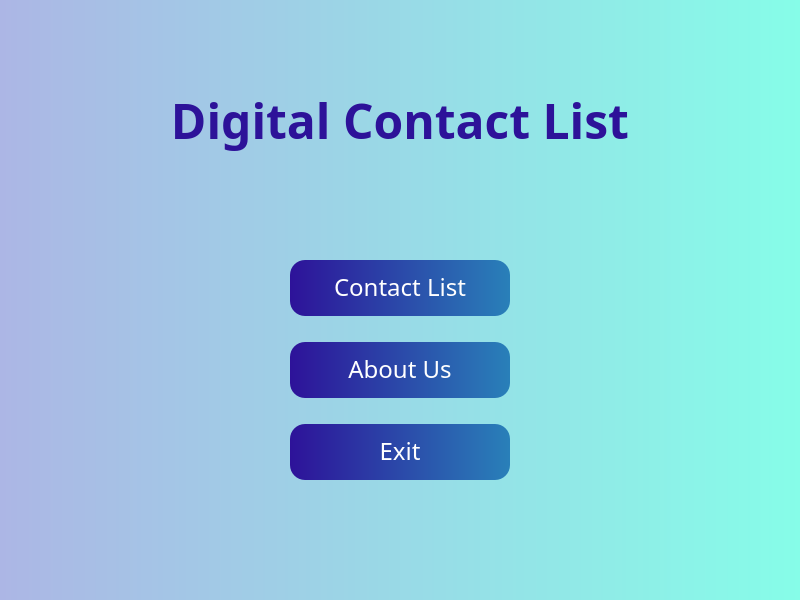
<?xml version="1.0" encoding="UTF-8"?>
<ui version="4.0">
 <class>MainWindow</class>
 <widget class="QMainWindow" name="MainWindow">
  <property name="geometry">
   <rect>
    <x>0</x>
    <y>0</y>
    <width>800</width>
    <height>600</height>
   </rect>
  </property>
  <property name="minimumSize">
   <size>
    <width>800</width>
    <height>600</height>
   </size>
  </property>
  <property name="maximumSize">
   <size>
    <width>800</width>
    <height>600</height>
   </size>
  </property>
  <property name="windowTitle">
   <string>Contact List</string>
  </property>
  <widget class="QWidget" name="centralwidget">
   <property name="styleSheet">
    <string notr="true">QPushButton {
	outline: none !important; 
}

QLabel {
	font-size: 16px;
	color: #333;
}</string>
   </property>
   <widget class="QStackedWidget" name="stackedWidget">
    <property name="geometry">
     <rect>
      <x>0</x>
      <y>0</y>
      <width>800</width>
      <height>600</height>
     </rect>
    </property>
    <property name="styleSheet">
     <string notr="true">QStackedWidget QWidget#homePage, QStackedWidget QWidget#listPage, QStackedWidget QWidget#detailPage, QStackedWidget QWidget#aboutPage {
background: qlineargradient( x1:0 y1:0, x2:1 y2:0, stop:0 #acb6e5,  stop:1 #86fde8);
}</string>
    </property>
    <property name="currentIndex">
     <number>0</number>
    </property>
    <widget class="QWidget" name="homePage">
     <property name="styleSheet">
      <string notr="true"/>
     </property>
     <widget class="QLabel" name="label">
      <property name="geometry">
       <rect>
        <x>0</x>
        <y>80</y>
        <width>800</width>
        <height>80</height>
       </rect>
      </property>
      <property name="font">
       <font>
        <family>SVN-Cookies</family>
        <pointsize>-1</pointsize>
        <weight>75</weight>
        <bold>true</bold>
       </font>
      </property>
      <property name="styleSheet">
       <string notr="true">font-size: 48px;
color: #2d1299;
font-weight: bold;</string>
      </property>
      <property name="text">
       <string>Digital Contact List</string>
      </property>
      <property name="scaledContents">
       <bool>false</bool>
      </property>
      <property name="alignment">
       <set>Qt::AlignCenter</set>
      </property>
     </widget>
     <widget class="QWidget" name="widget" native="true">
      <property name="geometry">
       <rect>
        <x>290</x>
        <y>250</y>
        <width>220</width>
        <height>240</height>
       </rect>
      </property>
      <property name="styleSheet">
       <string notr="true">QPushButton {
	background: qlineargradient( x1:0 y1:0, x2:1 y2:0, stop:0 #2d1299,  stop:1 #2980b9);
	padding: 10px 8px 12px 8px;
	font-size: 24px;
	color: #fff;
	border: none;
	border-radius: 15px;
}</string>
      </property>
      <layout class="QVBoxLayout" name="verticalLayout_2">
       <property name="spacing">
        <number>16</number>
       </property>
       <item>
        <widget class="QPushButton" name="contactListBtn">
         <property name="font">
          <font>
           <family>SVN-Cookies</family>
           <pointsize>-1</pointsize>
           <weight>50</weight>
           <bold>false</bold>
          </font>
         </property>
         <property name="cursor">
          <cursorShape>PointingHandCursor</cursorShape>
         </property>
         <property name="styleSheet">
          <string notr="true"/>
         </property>
         <property name="text">
          <string>Contact List</string>
         </property>
        </widget>
       </item>
       <item>
        <widget class="QPushButton" name="aboutUsBtn">
         <property name="font">
          <font>
           <family>SVN-Cookies</family>
           <pointsize>-1</pointsize>
           <weight>50</weight>
           <bold>false</bold>
          </font>
         </property>
         <property name="cursor">
          <cursorShape>PointingHandCursor</cursorShape>
         </property>
         <property name="text">
          <string>About Us</string>
         </property>
        </widget>
       </item>
       <item>
        <widget class="QPushButton" name="exitBtn">
         <property name="font">
          <font>
           <family>SVN-Cookies</family>
           <pointsize>-1</pointsize>
           <weight>50</weight>
           <bold>false</bold>
          </font>
         </property>
         <property name="cursor">
          <cursorShape>PointingHandCursor</cursorShape>
         </property>
         <property name="text">
          <string>Exit</string>
         </property>
        </widget>
       </item>
      </layout>
     </widget>
     <widget class="QLabel" name="label_11">
      <property name="geometry">
       <rect>
        <x>370</x>
        <y>160</y>
        <width>64</width>
        <height>64</height>
       </rect>
      </property>
      <property name="text">
       <string/>
      </property>
      <property name="pixmap">
       <pixmap>assets/icons/contact.png</pixmap>
      </property>
      <property name="scaledContents">
       <bool>true</bool>
      </property>
     </widget>
    </widget>
    <widget class="QWidget" name="listPage">
     <widget class="QLabel" name="label_2">
      <property name="geometry">
       <rect>
        <x>0</x>
        <y>30</y>
        <width>800</width>
        <height>51</height>
       </rect>
      </property>
      <property name="font">
       <font>
        <family>SVN-Cookies</family>
        <pointsize>-1</pointsize>
        <weight>75</weight>
        <bold>true</bold>
       </font>
      </property>
      <property name="styleSheet">
       <string notr="true">font-size: 30px;
color: #2d1299;
font-weight: bold;</string>
      </property>
      <property name="text">
       <string>Contact List</string>
      </property>
      <property name="alignment">
       <set>Qt::AlignCenter</set>
      </property>
     </widget>
     <widget class="QWidget" name="listWidget" native="true">
      <property name="geometry">
       <rect>
        <x>100</x>
        <y>99</y>
        <width>600</width>
        <height>420</height>
       </rect>
      </property>
      <property name="styleSheet">
       <string notr="true">QWidget#listWidget {
	border-radius: 15px;
}

QWidget {
	background-color: #fff;
}</string>
      </property>
      <layout class="QVBoxLayout" name="verticalLayout">
       <property name="spacing">
        <number>0</number>
       </property>
       <property name="leftMargin">
        <number>15</number>
       </property>
       <property name="topMargin">
        <number>15</number>
       </property>
       <property name="rightMargin">
        <number>15</number>
       </property>
       <property name="bottomMargin">
        <number>15</number>
       </property>
       <item>
        <widget class="QFrame" name="frame">
         <property name="styleSheet">
          <string notr="true">font-size: 16px;
color: #333;
font-weight: bold;</string>
         </property>
         <layout class="QHBoxLayout" name="horizontalLayout" stretch="2,9">
          <property name="leftMargin">
           <number>0</number>
          </property>
          <property name="topMargin">
           <number>0</number>
          </property>
          <property name="rightMargin">
           <number>0</number>
          </property>
          <property name="bottomMargin">
           <number>7</number>
          </property>
          <item>
           <widget class="QLabel" name="label_8">
            <property name="text">
             <string>ID</string>
            </property>
            <property name="alignment">
             <set>Qt::AlignCenter</set>
            </property>
           </widget>
          </item>
          <item>
           <widget class="QLabel" name="label_9">
            <property name="text">
             <string>Name</string>
            </property>
            <property name="alignment">
             <set>Qt::AlignCenter</set>
            </property>
           </widget>
          </item>
         </layout>
        </widget>
       </item>
       <item>
        <widget class="QScrollArea" name="listScrollWrapper">
         <property name="styleSheet">
          <string notr="true">QScrollArea {
	border: none;
	border-radius: 20px;
}

QScrollBar:vertical {              
	/*border: 1px solid #999999;*/
	border-radius: 5px;
    background: transparent;
    width: 12px;    
    margin: 0px 0px 0px 0px;
}

QScrollBar::handle:vertical {
    background: #f27d85;
	border-radius: 5px;
}

QScrollBar::add-line:vertical {
    height: 0px;
    subcontrol-position: bottom;
    subcontrol-origin: margin;
}

QScrollBar::sub-line:vertical {
    height: 0 px;
    subcontrol-position: top;
    subcontrol-origin: margin;
}</string>
         </property>
         <property name="widgetResizable">
          <bool>true</bool>
         </property>
         <widget class="QWidget" name="listScrollArea">
          <property name="geometry">
           <rect>
            <x>0</x>
            <y>0</y>
            <width>570</width>
            <height>364</height>
           </rect>
          </property>
          <widget class="QFrame" name="frame_4">
           <property name="geometry">
            <rect>
             <x>10</x>
             <y>10</y>
             <width>531</width>
             <height>81</height>
            </rect>
           </property>
           <property name="styleSheet">
            <string notr="true">QFrame#frame_4 {
	border-bottom: 1px solid #ccc;
}</string>
           </property>
           <layout class="QHBoxLayout" name="horizontalLayout_3" stretch="0,0,8">
            <property name="sizeConstraint">
             <enum>QLayout::SetFixedSize</enum>
            </property>
            <property name="leftMargin">
             <number>11</number>
            </property>
            <property name="topMargin">
             <number>0</number>
            </property>
            <property name="rightMargin">
             <number>0</number>
            </property>
            <property name="bottomMargin">
             <number>8</number>
            </property>
            <item>
             <widget class="QLabel" name="label_15">
              <property name="minimumSize">
               <size>
                <width>64</width>
                <height>64</height>
               </size>
              </property>
              <property name="maximumSize">
               <size>
                <width>64</width>
                <height>64</height>
               </size>
              </property>
              <property name="text">
               <string>C100000</string>
              </property>
              <property name="alignment">
               <set>Qt::AlignCenter</set>
              </property>
             </widget>
            </item>
            <item>
             <spacer name="horizontalSpacer_2">
              <property name="orientation">
               <enum>Qt::Horizontal</enum>
              </property>
              <property name="sizeType">
               <enum>QSizePolicy::Fixed</enum>
              </property>
              <property name="sizeHint" stdset="0">
               <size>
                <width>50</width>
                <height>20</height>
               </size>
              </property>
             </spacer>
            </item>
            <item>
             <widget class="QWidget" name="widget_6" native="true">
              <property name="minimumSize">
               <size>
                <width>383</width>
                <height>71</height>
               </size>
              </property>
              <layout class="QHBoxLayout" name="horizontalLayout_5" stretch="1,0">
               <property name="spacing">
                <number>10</number>
               </property>
               <property name="sizeConstraint">
                <enum>QLayout::SetFixedSize</enum>
               </property>
               <property name="leftMargin">
                <number>0</number>
               </property>
               <property name="topMargin">
                <number>0</number>
               </property>
               <property name="rightMargin">
                <number>0</number>
               </property>
               <property name="bottomMargin">
                <number>0</number>
               </property>
               <item>
                <widget class="QLabel" name="label_16">
                 <property name="maximumSize">
                  <size>
                   <width>64</width>
                   <height>64</height>
                  </size>
                 </property>
                 <property name="text">
                  <string/>
                 </property>
                 <property name="pixmap">
                  <pixmap>alexis_barnett_sm.png</pixmap>
                 </property>
                </widget>
               </item>
               <item>
                <widget class="QLabel" name="label_17">
                 <property name="minimumSize">
                  <size>
                   <width>318</width>
                   <height>0</height>
                  </size>
                 </property>
                 <property name="text">
                  <string>Alexandir gaga ehehehehe</string>
                 </property>
                 <property name="wordWrap">
                  <bool>false</bool>
                 </property>
                </widget>
               </item>
              </layout>
             </widget>
            </item>
           </layout>
          </widget>
          <widget class="QFrame" name="frame_5">
           <property name="geometry">
            <rect>
             <x>10</x>
             <y>90</y>
             <width>531</width>
             <height>81</height>
            </rect>
           </property>
           <property name="styleSheet">
            <string notr="true">QFrame#frame_5 {
	border-bottom: 1px solid #ccc;
}</string>
           </property>
           <layout class="QHBoxLayout" name="horizontalLayout_6" stretch="0,0,8">
            <property name="sizeConstraint">
             <enum>QLayout::SetFixedSize</enum>
            </property>
            <property name="leftMargin">
             <number>11</number>
            </property>
            <property name="topMargin">
             <number>0</number>
            </property>
            <property name="rightMargin">
             <number>0</number>
            </property>
            <property name="bottomMargin">
             <number>8</number>
            </property>
            <item>
             <widget class="QLabel" name="label_18">
              <property name="minimumSize">
               <size>
                <width>64</width>
                <height>64</height>
               </size>
              </property>
              <property name="maximumSize">
               <size>
                <width>64</width>
                <height>64</height>
               </size>
              </property>
              <property name="text">
               <string>C100000</string>
              </property>
              <property name="alignment">
               <set>Qt::AlignCenter</set>
              </property>
             </widget>
            </item>
            <item>
             <spacer name="horizontalSpacer_3">
              <property name="orientation">
               <enum>Qt::Horizontal</enum>
              </property>
              <property name="sizeType">
               <enum>QSizePolicy::Fixed</enum>
              </property>
              <property name="sizeHint" stdset="0">
               <size>
                <width>50</width>
                <height>20</height>
               </size>
              </property>
             </spacer>
            </item>
            <item>
             <widget class="QWidget" name="widget_7" native="true">
              <property name="minimumSize">
               <size>
                <width>383</width>
                <height>71</height>
               </size>
              </property>
              <layout class="QHBoxLayout" name="horizontalLayout_7" stretch="1,0">
               <property name="spacing">
                <number>10</number>
               </property>
               <property name="sizeConstraint">
                <enum>QLayout::SetFixedSize</enum>
               </property>
               <property name="leftMargin">
                <number>0</number>
               </property>
               <property name="topMargin">
                <number>0</number>
               </property>
               <property name="rightMargin">
                <number>0</number>
               </property>
               <property name="bottomMargin">
                <number>0</number>
               </property>
               <item>
                <widget class="QLabel" name="label_19">
                 <property name="maximumSize">
                  <size>
                   <width>64</width>
                   <height>64</height>
                  </size>
                 </property>
                 <property name="text">
                  <string/>
                 </property>
                 <property name="pixmap">
                  <pixmap>alexis_barnett_sm.png</pixmap>
                 </property>
                </widget>
               </item>
               <item>
                <widget class="QLabel" name="label_20">
                 <property name="minimumSize">
                  <size>
                   <width>318</width>
                   <height>0</height>
                  </size>
                 </property>
                 <property name="text">
                  <string>Alexandir gaga ehehehehe</string>
                 </property>
                 <property name="wordWrap">
                  <bool>false</bool>
                 </property>
                </widget>
               </item>
              </layout>
             </widget>
            </item>
           </layout>
          </widget>
         </widget>
        </widget>
       </item>
      </layout>
     </widget>
     <widget class="QLabel" name="label_10">
      <property name="geometry">
       <rect>
        <x>115</x>
        <y>140</y>
        <width>570</width>
        <height>1</height>
       </rect>
      </property>
      <property name="styleSheet">
       <string notr="true">border-top: 2px solid #333;</string>
      </property>
      <property name="text">
       <string/>
      </property>
     </widget>
     <widget class="QPushButton" name="listBackBtn">
      <property name="geometry">
       <rect>
        <x>300</x>
        <y>535</y>
        <width>200</width>
        <height>28</height>
       </rect>
      </property>
      <property name="font">
       <font>
        <family>SVN-Cookies</family>
        <pointsize>-1</pointsize>
       </font>
      </property>
      <property name="cursor">
       <cursorShape>PointingHandCursor</cursorShape>
      </property>
      <property name="styleSheet">
       <string notr="true">font-size: 20px;
color: #2d1299;
background-color: none;
border: none;</string>
      </property>
      <property name="text">
       <string>Back to Home</string>
      </property>
     </widget>
    </widget>
    <widget class="QWidget" name="detailPage">
     <property name="styleSheet">
      <string notr="true"/>
     </property>
     <widget class="QPushButton" name="listBackBtn_2">
      <property name="geometry">
       <rect>
        <x>300</x>
        <y>532</y>
        <width>200</width>
        <height>28</height>
       </rect>
      </property>
      <property name="font">
       <font>
        <family>SVN-Cookies</family>
        <pointsize>-1</pointsize>
       </font>
      </property>
      <property name="cursor">
       <cursorShape>PointingHandCursor</cursorShape>
      </property>
      <property name="styleSheet">
       <string notr="true">font-size: 20px;
color: #2d1299;
background-color: none;
border: none;</string>
      </property>
      <property name="text">
       <string>Back to Home</string>
      </property>
     </widget>
     <widget class="QWidget" name="detailWrapper" native="true">
      <property name="geometry">
       <rect>
        <x>120</x>
        <y>57</y>
        <width>560</width>
        <height>461</height>
       </rect>
      </property>
      <property name="styleSheet">
       <string notr="true">QWidget#detailWrapper {
	background-color: #fff;
	border-radius: 15px;
}</string>
      </property>
      <widget class="QLabel" name="label_5">
       <property name="geometry">
        <rect>
         <x>150</x>
         <y>20</y>
         <width>260</width>
         <height>260</height>
        </rect>
       </property>
       <property name="styleSheet">
        <string notr="true">border: 1px solid #ccc;
border-radius: 20px;</string>
       </property>
       <property name="text">
        <string/>
       </property>
       <property name="pixmap">
        <pixmap>alexis_barnett.png</pixmap>
       </property>
       <property name="scaledContents">
        <bool>true</bool>
       </property>
      </widget>
      <widget class="QLabel" name="label_3">
       <property name="geometry">
        <rect>
         <x>0</x>
         <y>297</y>
         <width>560</width>
         <height>51</height>
        </rect>
       </property>
       <property name="styleSheet">
        <string notr="true">font-size: 28px;
color: #2d1299;
font-weight: bold;</string>
       </property>
       <property name="text">
        <string>Alexandir gaga ehehehehe</string>
       </property>
       <property name="alignment">
        <set>Qt::AlignCenter</set>
       </property>
      </widget>
      <widget class="QWidget" name="widget_3" native="true">
       <property name="geometry">
        <rect>
         <x>50</x>
         <y>344</y>
         <width>460</width>
         <height>48</height>
        </rect>
       </property>
       <property name="styleSheet">
        <string notr="true">QLabel {
	font-size: 16px;
	color: #333;
}</string>
       </property>
       <layout class="QHBoxLayout" name="horizontalLayout_2" stretch="0,1,0,1,0">
        <property name="sizeConstraint">
         <enum>QLayout::SetDefaultConstraint</enum>
        </property>
        <property name="leftMargin">
         <number>0</number>
        </property>
        <property name="topMargin">
         <number>5</number>
        </property>
        <property name="rightMargin">
         <number>0</number>
        </property>
        <property name="bottomMargin">
         <number>5</number>
        </property>
        <item>
         <widget class="QLabel" name="label_6">
          <property name="maximumSize">
           <size>
            <width>32</width>
            <height>32</height>
           </size>
          </property>
          <property name="font">
           <font>
            <pointsize>-1</pointsize>
            <weight>50</weight>
            <bold>false</bold>
           </font>
          </property>
          <property name="text">
           <string/>
          </property>
          <property name="pixmap">
           <pixmap>assets/icons/phone.png</pixmap>
          </property>
          <property name="scaledContents">
           <bool>true</bool>
          </property>
          <property name="alignment">
           <set>Qt::AlignCenter</set>
          </property>
         </widget>
        </item>
        <item>
         <widget class="QLabel" name="detailPhone">
          <property name="styleSheet">
           <string notr="true">font-weight: bold;</string>
          </property>
          <property name="text">
           <string>01234567890</string>
          </property>
         </widget>
        </item>
        <item>
         <spacer name="horizontalSpacer">
          <property name="orientation">
           <enum>Qt::Horizontal</enum>
          </property>
          <property name="sizeType">
           <enum>QSizePolicy::Preferred</enum>
          </property>
          <property name="sizeHint" stdset="0">
           <size>
            <width>40</width>
            <height>20</height>
           </size>
          </property>
         </spacer>
        </item>
        <item>
         <widget class="QLabel" name="detailMail">
          <property name="styleSheet">
           <string notr="true">font-weight: bold;</string>
          </property>
          <property name="text">
           <string>aaaaaaacdef@gmail.com</string>
          </property>
          <property name="alignment">
           <set>Qt::AlignRight|Qt::AlignTrailing|Qt::AlignVCenter</set>
          </property>
         </widget>
        </item>
        <item>
         <widget class="QLabel" name="label_12">
          <property name="maximumSize">
           <size>
            <width>32</width>
            <height>32</height>
           </size>
          </property>
          <property name="text">
           <string/>
          </property>
          <property name="pixmap">
           <pixmap>assets/icons/email.png</pixmap>
          </property>
          <property name="scaledContents">
           <bool>true</bool>
          </property>
         </widget>
        </item>
       </layout>
      </widget>
      <widget class="QWidget" name="widget_5" native="true">
       <property name="geometry">
        <rect>
         <x>150</x>
         <y>280</y>
         <width>260</width>
         <height>31</height>
        </rect>
       </property>
       <property name="styleSheet">
        <string notr="true">font-size: 16px;</string>
       </property>
       <layout class="QHBoxLayout" name="horizontalLayout_4">
        <property name="leftMargin">
         <number>0</number>
        </property>
        <property name="topMargin">
         <number>2</number>
        </property>
        <property name="rightMargin">
         <number>0</number>
        </property>
        <property name="bottomMargin">
         <number>5</number>
        </property>
        <item>
         <widget class="QLabel" name="label_7">
          <property name="styleSheet">
           <string notr="true">font-weight: bold;</string>
          </property>
          <property name="text">
           <string>ID:</string>
          </property>
          <property name="alignment">
           <set>Qt::AlignRight|Qt::AlignTrailing|Qt::AlignVCenter</set>
          </property>
         </widget>
        </item>
        <item>
         <widget class="QLabel" name="label_13">
          <property name="text">
           <string>C1</string>
          </property>
         </widget>
        </item>
       </layout>
      </widget>
      <widget class="QLabel" name="label_14">
       <property name="geometry">
        <rect>
         <x>50</x>
         <y>400</y>
         <width>460</width>
         <height>40</height>
        </rect>
       </property>
       <property name="styleSheet">
        <string notr="true"/>
       </property>
       <property name="text">
        <string>Hello motherfucker, hehehe hahaha, one two three. ABC DEF XGHSAD ASDA DASD asd asdas qwe q asdas da</string>
       </property>
       <property name="alignment">
        <set>Qt::AlignCenter</set>
       </property>
       <property name="wordWrap">
        <bool>true</bool>
       </property>
      </widget>
     </widget>
    </widget>
    <widget class="QWidget" name="aboutPage">
     <widget class="QLabel" name="label_4">
      <property name="geometry">
       <rect>
        <x>0</x>
        <y>30</y>
        <width>800</width>
        <height>51</height>
       </rect>
      </property>
      <property name="font">
       <font>
        <family>SVN-Cookies</family>
        <pointsize>-1</pointsize>
        <weight>75</weight>
        <bold>true</bold>
       </font>
      </property>
      <property name="styleSheet">
       <string notr="true">font-size: 30px;
color: #2d1299;
font-weight: bold;</string>
      </property>
      <property name="text">
       <string>About Us</string>
      </property>
      <property name="alignment">
       <set>Qt::AlignCenter</set>
      </property>
     </widget>
     <widget class="QWidget" name="widget_2" native="true">
      <property name="geometry">
       <rect>
        <x>170</x>
        <y>130</y>
        <width>120</width>
        <height>80</height>
       </rect>
      </property>
      <property name="styleSheet">
       <string notr="true">QWidget#listWidget {
	background-color: #fff;
	border-radius: 15px;
}</string>
      </property>
     </widget>
    </widget>
   </widget>
  </widget>
 </widget>
 <resources/>
 <connections/>
</ui>
